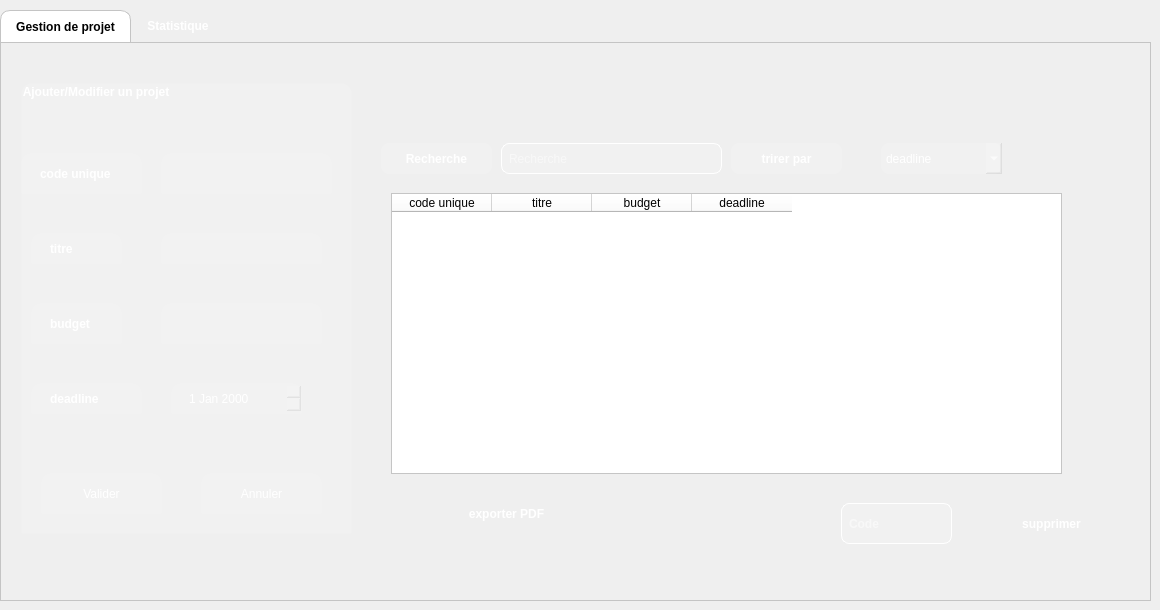
    <widget class="QWidget" name="page_2">
     <widget class="QTabWidget" name="tabWidget_2">
      <property name="geometry">
       <rect>
        <x>0</x>
        <y>10</y>
        <width>1151</width>
        <height>591</height>
       </rect>
      </property>
      <property name="font">
       <font>
        <bold>true</bold>
       </font>
      </property>
      <property name="styleSheet">
       <string notr="true">/* Style for the QTabWidget (the container) */
QTabWidget::pane {
    /* Removes the border around the content area */
    border: 1px solid #c4c4c4;
}

/* Style for the QTabBar (the tab buttons themselves) */
QTabBar {
    border-top-left-radius: 10px;
    border-top-right-radius: 10px;
}

/* Style for the selected tab */
QTabBar::tab:selected {
    background-color: white; /* White background for the active tab */
    color: black; /* Black text for the active tab */
    border: 1px solid #c4c4c4; /* A light border */
    border-bottom: none; /* No border at the bottom to blend with the content pane */
    border-top-left-radius: 10px;
    border-top-right-radius: 10px;
    padding: 8px 15px; /* Add some padding for spacing */
}

/* Style for the unselected tabs */
QTabBar::tab:!selected {
    background-color: transparent; /* Transparent background for inactive tabs */
    color: white; /* White text for inactive tabs */
    border: 1px solid transparent; /* Transparent border */
    padding: 8px 15px; /* Add some padding for spacing */
}

/* Style for the unselected tabs on hover */
QTabBar::tab:!selected:hover {
    background-color: rgba(255, 255, 255, 0.1); /* A subtle white transparency on hover */
}</string>
      </property>
      <property name="currentIndex">
       <number>0</number>
      </property>
      <widget class="QWidget" name="tab">
       <attribute name="title">
        <string>Gestion de projet</string>
       </attribute>
       <widget class="QPushButton" name="pushButton_12">
        <property name="geometry">
         <rect>
          <x>380</x>
          <y>100</y>
          <width>111</width>
          <height>31</height>
         </rect>
        </property>
        <property name="font">
         <font>
          <bold>true</bold>
         </font>
        </property>
        <property name="styleSheet">
         <string notr="true">background-color: rgba(255, 255, 255, 30); /* Semi-transparent white background */
    color: white; /* Text color */
  
    border-radius: 8px; /* Rounded corners */
    padding: 5px; /* Adds space inside the widget for text, so it's not right up against the edges */</string>
        </property>
        <property name="text">
         <string>Recherche</string>
        </property>
       </widget>
       <widget class="QLineEdit" name="lineEdit_16">
        <property name="geometry">
         <rect>
          <x>500</x>
          <y>100</y>
          <width>221</width>
          <height>31</height>
         </rect>
        </property>
        <property name="styleSheet">
         <string notr="true">QLineEdit {
    background-color: rgba(255, 255, 255, 30); /* Semi-transparent white background */
    color: white; /* Text color */
    border: 1px solid white; /* A subtle, semi-transparent white border */
    border-radius: 8px; /* Rounded corners */
    padding: 5px; /* Adds space inside the widget for text, so it's not right up against the edges */
}</string>
        </property>
        <property name="placeholderText">
         <string>Recherche</string>
        </property>
       </widget>
       <widget class="QPushButton" name="pushButton_13">
        <property name="geometry">
         <rect>
          <x>990</x>
          <y>460</y>
          <width>121</width>
          <height>41</height>
         </rect>
        </property>
        <property name="styleSheet">
         <string notr="true">QPushButton {
    /* 1. Base Orange &quot;Sun&quot; Background (Gradient for a slight shine) */
    background-color: qlineargradient(
        x1: 0, y1: 0, x2: 0, y2: 1,
        stop: 0 #ff8c00,   /* Darker orange at the top */
        stop: 1 #ffa500    /* Lighter orange at the bottom */
    );
    color: white; /* White text for contrast */
    border: 2px solid transparent; /* Transparent border initially */
    border-radius: 8px;
    padding: 10px 20px;
    font-weight: bold;
}

QPushButton:hover {
    /* 2. Bright Contour (Border) when the mouse passes over */
    border: 2px solid #ffcc00; /* Bright yellow border (the glow) */
    background-color: qlineargradient(
        x1: 0, y1: 0, x2: 0, y2: 1,
        stop: 0 #ff951a,   /* Slightly brighter background on hover */
        stop: 1 #ffb01a
    );
}

QPushButton:pressed {
    /* 3. Darker press effect */
    background-color: rgb(0, 170, 127); /* Solid darker orange */
    border: 2px solid #ffcc00;
}</string>
        </property>
        <property name="text">
         <string>supprimer</string>
        </property>
       </widget>
       <widget class="QPushButton" name="pushButton_23">
        <property name="geometry">
         <rect>
          <x>430</x>
          <y>450</y>
          <width>151</width>
          <height>41</height>
         </rect>
        </property>
        <property name="styleSheet">
         <string notr="true">QPushButton {
    /* 1. Base Orange &quot;Sun&quot; Background (Gradient for a slight shine) */
    background-color: qlineargradient(
        x1: 0, y1: 0, x2: 0, y2: 1,
        stop: 0 #ff8c00,   /* Darker orange at the top */
        stop: 1 #ffa500    /* Lighter orange at the bottom */
    );
    color: white; /* White text for contrast */
    border: 2px solid transparent; /* Transparent border initially */
    border-radius: 8px;
    padding: 10px 20px;
    font-weight: bold;
}

QPushButton:hover {
    /* 2. Bright Contour (Border) when the mouse passes over */
    border: 2px solid #ffcc00; /* Bright yellow border (the glow) */
    background-color: qlineargradient(
        x1: 0, y1: 0, x2: 0, y2: 1,
        stop: 0 #ff951a,   /* Slightly brighter background on hover */
        stop: 1 #ffb01a
    );
}

QPushButton:pressed {
    /* 3. Darker press effect */
    background-color: rgb(0, 170, 127); /* Solid darker orange */
    border: 2px solid #ffcc00;
}</string>
        </property>
        <property name="text">
         <string>exporter PDF</string>
        </property>
       </widget>
       <widget class="QTableWidget" name="tableWidget_2">
        <property name="geometry">
         <rect>
          <x>390</x>
          <y>150</y>
          <width>671</width>
          <height>281</height>
         </rect>
        </property>
        <property name="styleSheet">
         <string notr="true">background-color: rgb(255, 255, 255);
color: black;
</string>
        </property>
        <column>
         <property name="text">
          <string>code unique</string>
         </property>
        </column>
        <column>
         <property name="text">
          <string>titre</string>
         </property>
        </column>
        <column>
         <property name="text">
          <string>budget</string>
         </property>
        </column>
        <column>
         <property name="text">
          <string>deadline</string>
         </property>
        </column>
       </widget>
       <widget class="QPushButton" name="pushButton_6">
        <property name="geometry">
         <rect>
          <x>730</x>
          <y>100</y>
          <width>111</width>
          <height>31</height>
         </rect>
        </property>
        <property name="font">
         <font>
          <bold>true</bold>
         </font>
        </property>
        <property name="styleSheet">
         <string notr="true">background-color: rgba(255, 255, 255, 30); /* Semi-transparent white background */
    color: white; /* Text color */
  
    border-radius: 8px; /* Rounded corners */
    padding: 5px; /* Adds space inside the widget for text, so it's not right up against the edges */</string>
        </property>
        <property name="text">
         <string>trirer par</string>
        </property>
       </widget>
       <widget class="QComboBox" name="comboBox_2">
        <property name="geometry">
         <rect>
          <x>880</x>
          <y>100</y>
          <width>121</width>
          <height>31</height>
         </rect>
        </property>
        <property name="styleSheet">
         <string notr="true">background-color: rgba(255, 255, 255, 30); /* Semi-transparent white background */
    color: white; /* Text color */
  
    border-radius: 8px; /* Rounded corners */
    padding: 5px; /* Adds space inside the widget for text, so it's not right up against the edges */</string>
        </property>
        <item>
         <property name="text">
          <string>deadline</string>
         </property>
        </item>
       </widget>
       <widget class="QLabel" name="label_44">
        <property name="geometry">
         <rect>
          <x>1000</x>
          <y>-20</y>
          <width>151</width>
          <height>131</height>
         </rect>
        </property>
        <property name="styleSheet">
         <string notr="true">image: url(:/images/logo.png);
background-color: transparent;</string>
        </property>
        <property name="text">
         <string/>
        </property>
       </widget>
       <widget class="QGroupBox" name="groupBox_6">
        <property name="geometry">
         <rect>
          <x>20</x>
          <y>40</y>
          <width>331</width>
          <height>451</height>
         </rect>
        </property>
        <property name="font">
         <font>
          <bold>true</bold>
         </font>
        </property>
        <property name="styleSheet">
         <string notr="true">background-color: white; /* White background for the active tab */
    color: black; /* Black text for the active tab */
    border: 1px solid #c4c4c4; /* A light border */
    border-bottom: none; /* No border at the bottom to blend with the content pane */
    border-top-left-radius: 10px;
    border-top-right-radius: 10px;
    padding: 8px 15px; /* Add some padding for spacing */

    background-color: transparent; /* Transparent background for inactive tabs */
    color: white; /* White text for inactive tabs */
    border: 1px solid transparent; /* Transparent border */
    padding: 8px 15px; /* Add some padding for spacing */


    background-color: rgba(255, 255, 255, 0.1); /* A subtle white transparency on hover */</string>
        </property>
        <property name="title">
         <string>Ajouter/Modifier un projet</string>
        </property>
        <widget class="QLabel" name="label_50">
         <property name="geometry">
          <rect>
           <x>10</x>
           <y>150</y>
           <width>91</width>
           <height>31</height>
          </rect>
         </property>
         <property name="font">
          <font>
           <bold>true</bold>
          </font>
         </property>
         <property name="text">
          <string>titre</string>
         </property>
        </widget>
        <widget class="QLabel" name="label_51">
         <property name="geometry">
          <rect>
           <x>10</x>
           <y>220</y>
           <width>91</width>
           <height>41</height>
          </rect>
         </property>
         <property name="font">
          <font>
           <bold>true</bold>
          </font>
         </property>
         <property name="text">
          <string>budget</string>
         </property>
        </widget>
        <widget class="QLabel" name="label_52">
         <property name="geometry">
          <rect>
           <x>10</x>
           <y>300</y>
           <width>111</width>
           <height>31</height>
          </rect>
         </property>
         <property name="font">
          <font>
           <bold>true</bold>
          </font>
         </property>
         <property name="text">
          <string>deadline</string>
         </property>
        </widget>
        <widget class="QLineEdit" name="lineEdit_38">
         <property name="geometry">
          <rect>
           <x>140</x>
           <y>150</y>
           <width>161</width>
           <height>31</height>
          </rect>
         </property>
        </widget>
        <widget class="QLineEdit" name="lineEdit_39">
         <property name="geometry">
          <rect>
           <x>140</x>
           <y>220</y>
           <width>161</width>
           <height>41</height>
          </rect>
         </property>
        </widget>
        <widget class="QPushButton" name="pushButton_32">
         <property name="geometry">
          <rect>
           <x>20</x>
           <y>390</y>
           <width>121</width>
           <height>41</height>
          </rect>
         </property>
         <property name="styleSheet">
          <string notr="true">QPushButton {
    /* 1. Base Orange &quot;Sun&quot; Background (Gradient for a slight shine) */
    background-color: qlineargradient(
        x1: 0, y1: 0, x2: 0, y2: 1,
        stop: 0 #ff8c00,   /* Darker orange at the top */
        stop: 1 #ffa500    /* Lighter orange at the bottom */
    );
    color: white; /* White text for contrast */
    border: 2px solid transparent; /* Transparent border initially */
    border-radius: 8px;
    padding: 10px 20px;
    font-weight: bold;
}

QPushButton:hover {
    /* 2. Bright Contour (Border) when the mouse passes over */
    border: 2px solid #ffcc00; /* Bright yellow border (the glow) */
    background-color: qlineargradient(
        x1: 0, y1: 0, x2: 0, y2: 1,
        stop: 0 #ff951a,   /* Slightly brighter background on hover */
        stop: 1 #ffb01a
    );
}

QPushButton:pressed {
    /* 3. Darker press effect */
    background-color: rgb(0, 170, 127); /* Solid darker orange */
    border: 2px solid #ffcc00;
}
Écrire à projet c++
</string>
         </property>
         <property name="text">
          <string>Valider</string>
         </property>
        </widget>
        <widget class="QPushButton" name="pushButton_33">
         <property name="geometry">
          <rect>
           <x>180</x>
           <y>390</y>
           <width>121</width>
           <height>41</height>
          </rect>
         </property>
         <property name="styleSheet">
          <string notr="true">QPushButton {
    /* 1. Base Orange &quot;Sun&quot; Background (Gradient for a slight shine) */
    background-color: qlineargradient(
        x1: 0, y1: 0, x2: 0, y2: 1,
        stop: 0 #ff8c00,   /* Darker orange at the top */
        stop: 1 #ffa500    /* Lighter orange at the bottom */
    );
    color: white; /* White text for contrast */
    border: 2px solid transparent; /* Transparent border initially */
    border-radius: 8px;
    padding: 10px 20px;
    font-weight: bold;
}

QPushButton:hover {
    /* 2. Bright Contour (Border) when the mouse passes over */
    border: 2px solid #ffcc00; /* Bright yellow border (the glow) */
    background-color: qlineargradient(
        x1: 0, y1: 0, x2: 0, y2: 1,
        stop: 0 #ff951a,   /* Slightly brighter background on hover */
        stop: 1 #ffb01a
    );
}

QPushButton:pressed {
    /* 3. Darker press effect */
    background-color: rgb(0, 170, 127); /* Solid darker orange */
    border: 2px solid #ffcc00;
}
Écrire à projet c++
</string>
         </property>
         <property name="text">
          <string>Annuler</string>
         </property>
        </widget>
        <widget class="QLabel" name="label_56">
         <property name="geometry">
          <rect>
           <x>0</x>
           <y>70</y>
           <width>121</width>
           <height>41</height>
          </rect>
         </property>
         <property name="font">
          <font>
           <bold>true</bold>
          </font>
         </property>
         <property name="text">
          <string>code unique</string>
         </property>
        </widget>
        <widget class="QLineEdit" name="lineEdit_44">
         <property name="geometry">
          <rect>
           <x>140</x>
           <y>70</y>
           <width>171</width>
           <height>41</height>
          </rect>
         </property>
        </widget>
        <widget class="QDateEdit" name="dateEdit_4">
         <property name="geometry">
          <rect>
           <x>150</x>
           <y>300</y>
           <width>131</width>
           <height>31</height>
          </rect>
         </property>
         <property name="styleSheet">
          <string notr="true">background-color: rgba(255, 255, 255, 30); /* Semi-transparent white background */
    color: white; /* Text color */
    border: 1px solid white; /* A subtle, semi-transparent white border */
    border-radius: 8px; /* Rounded corners */
    padding: 5px; /* Adds space inside the widget for text, so it's not right up against the edges *</string>
         </property>
        </widget>
       </widget>
       <widget class="QLineEdit" name="lineEdit_34">
        <property name="geometry">
         <rect>
          <x>840</x>
          <y>460</y>
          <width>111</width>
          <height>41</height>
         </rect>
        </property>
        <property name="font">
         <font>
          <pointsize>9</pointsize>
          <bold>true</bold>
         </font>
        </property>
        <property name="styleSheet">
         <string notr="true">QLineEdit {
    background-color: rgba(255, 255, 255, 30); /* Semi-transparent white background */
    color: white; /* Text color */
    border: 1px solid white; /* A subtle, semi-transparent white border */
    border-radius: 8px; /* Rounded corners */
    padding: 5px; /* Adds space inside the widget for text, so it's not right up against the edges */
}</string>
        </property>
        <property name="placeholderText">
         <string>Code</string>
        </property>
       </widget>
      </widget>
      <widget class="QWidget" name="tab_2">
       <attribute name="title">
        <string>Statistique</string>
       </attribute>
       <widget class="QWidget" name="widget" native="true">
        <property name="geometry">
         <rect>
          <x>60</x>
          <y>40</y>
          <width>881</width>
          <height>471</height>
         </rect>
        </property>
        <property name="styleSheet">
         <string notr="true">background-color: rgb(255, 255, 255);</string>
        </property>
       </widget>
      </widget>
     </widget>
    </widget>
